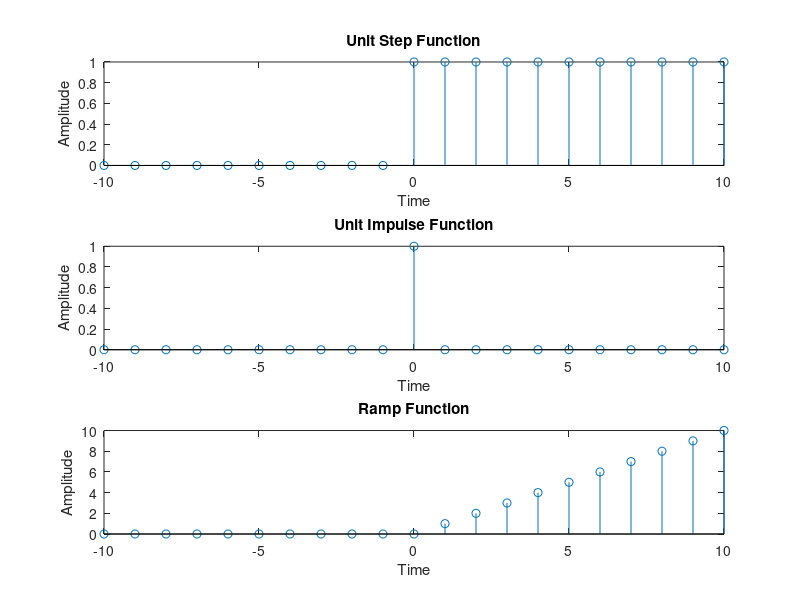

Source code (MATLAB):
clc;
close all;
n0=-10:10;
x=(n0>=0)==1;
subplot(3,1,1);
stem(n0,x);
title('Unit Step Function');
xlabel('Time');
ylabel('Amplitude');
y=(n0==0)==1;
subplot(3,1,2);
stem(n0,y);
title('Unit Impulse Function');
xlabel('Time');
ylabel('Amplitude');
z=((n0>=0)==1).*n0;
subplot(3,1,3);
stem(n0,z);
title('Ramp Function');
xlabel('Time');
ylabel('Amplitude');
